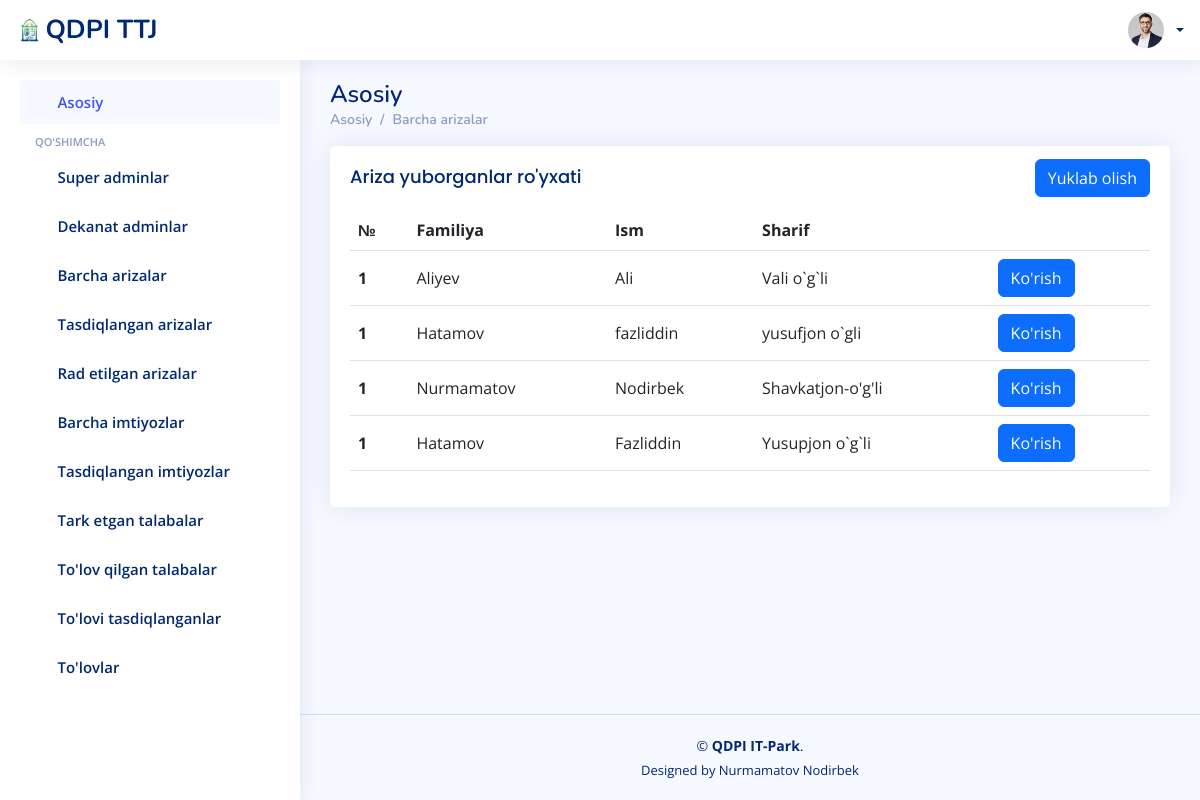
/ariza/barcha_arizalar/, run on an earlier commit of the app's database.
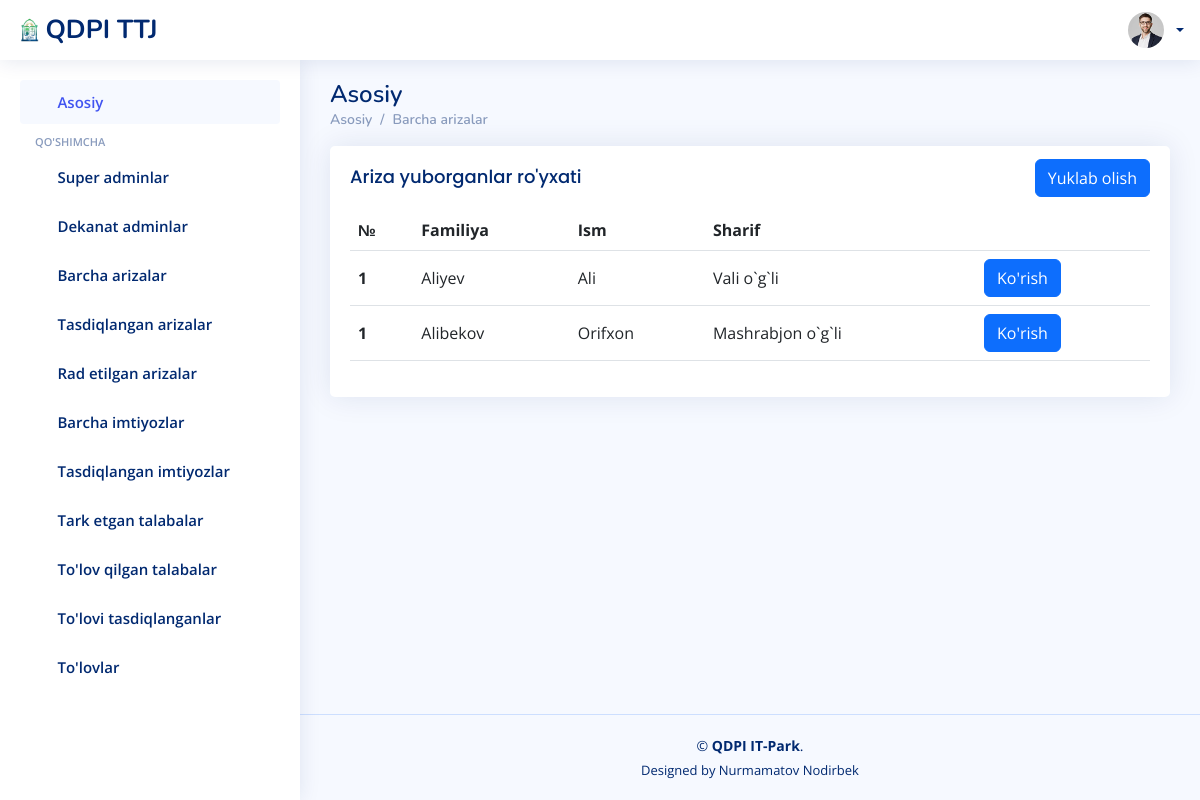
And on a later commit of the database.
### ariza/models.py (models this page shows)
class Ariza(models.Model):
    talaba_id = models.CharField(max_length=100)
    first_name = models.CharField(max_length=100)
    last_name = models.CharField(max_length=100)
    sharif = models.CharField(max_length=100)
    viloyat = models.CharField(max_length=100)
    tuman = models.CharField(max_length=100)
    kocha = models.CharField(max_length=100)
    fakultet = models.CharField(max_length=100)
    yonalish = models.CharField(max_length=100)
    kurs    = models.CharField(max_length=100)
    pasport_serya_raqam = models.CharField(max_length=100)
    pasport_rasm = models.FileField(upload_to='rasmlar/')
    xulosa = models.CharField(max_length=1000, blank=True)
    tasdiqlash = models.CharField(max_length=100, blank=True)
    sana = models.DateTimeField(auto_now_add=True)

### ariza/views.py (the view)
# urls.py: path('barcha_arizalar/', barcha_arizalar, name='barcha_arizalar'),
@csrf_exempt
def barcha_arizalar(request):
    talaba = User.objects.filter(lavozim='talaba')
    arizalar = Ariza.objects.filter(tasdiqlash='')
    contex = {
        'talaba':talaba,
        'arizalar':arizalar,
    }
    return render(request, 'superadmin/barcha_arizalar.html', contex)

### templates/superadmin/barcha_arizalar.html (shortened to what the changed rows need)
{% load static %}
<!DOCTYPE html>
<html lang="en">
<head>
  <link href="{% static '/assets/vendor/bootstrap/css/bootstrap.min.css' %}" rel="stylesheet">
  <link href="{% static '/assets/vendor/bootstrap-icons/bootstrap-icons.css' %}" rel="stylesheet">
  <link href="{% static '/assets/vendor/simple-datatables/style.css' %}" rel="stylesheet">
  <link href="{% static '/assets/css/style.css' %}" rel="stylesheet">
</head>
<body>
  <main id="main" class="main">
    <div class="pagetitle">
      <h1>Asosiy</h1>
    </div>
    <section class="section dashboard">
      <div class="row">
        <div class="col-lg-12">
          <div class="card">
            <div class="card-body">
              <table class="table datatable">
                <thead>
                  <tr>
                    <th scope="col">№</th>
                    <th scope="col">Familiya</th>
                    <th scope="col">Ism</th>
                    <th scope="col">Sharif</th>
                    <th></th>
                  </tr>
                </thead>
                <tbody>
                  {% for a in arizalar %}
                  <tr>
                    <th scope="row">1</th>
                    <td>{{a.last_name}}</td>
                    <td>{{a.first_name}}</td>
                    <td>{{a.sharif}}</td>
                    <td><a class="btn btn-primary" href="{% url 'arizalar_jadvali' a.talaba_id %}">Ko'rish</a></td>
                  </tr>
                  {% endfor %}
                </tbody>
              </table>
            </div>
          </div>
        </div>
      </div>
    </section>
  </main>
</body>
</html>

What changed in the data, as far as the page shows it:
no longer on this page (row edited): Ariza: last_name "Hatamov", first_name "fazliddin", sharif "yusufjon o`gli"
no longer on this page (row edited): Ariza: last_name "Nurmamatov", first_name "Nodirbek", sharif "Shavkatjon-o'g'li"
no longer on this page (row edited): Ariza: last_name "Hatamov", first_name "Fazliddin", sharif "Yusupjon o`g`li"
added Ariza: last_name "Alibekov", first_name "Orifxon", sharif "Mashrabjon o`g`li"
